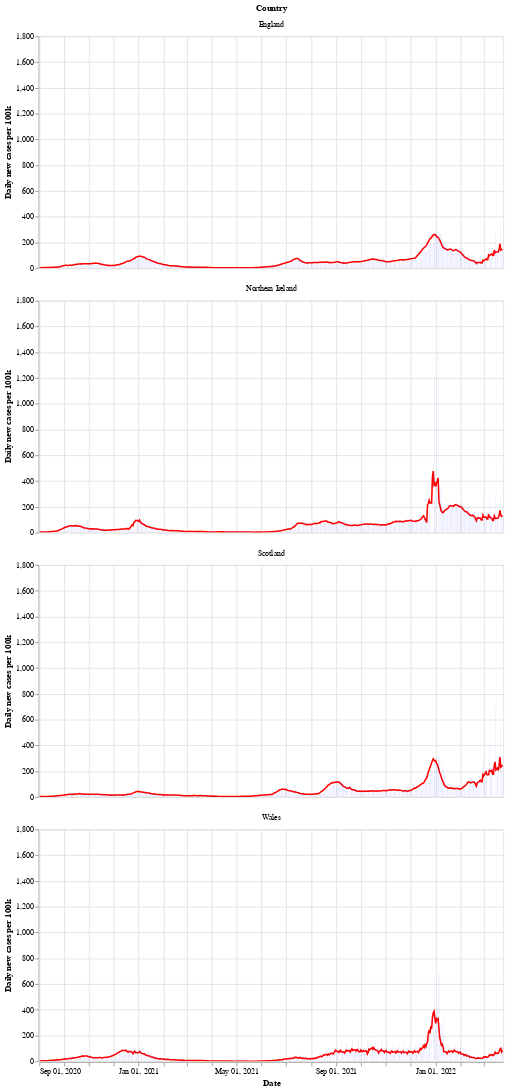

The cell this chart's notebook holds for it:
### Markdown cell above
Next is a bar chart of the number of new cases in each country (per 100k population), with the 7 day moving average of cases. Again we see that Wales saw a longer period of raising and falling cases compared to the other countries.

After a period of cases falling, each nation is now seeing a rise in the number of cases - especially in Wales.

### Code cell
# collapse
bars = alt.Chart(uk_cases).mark_bar().encode(
    x=alt.X("yearmonthdate(date):T", axis=alt.Axis(title='Date')),
    y=alt.Y("newCasesRate:Q", axis=alt.Axis(title='Daily new cases per 100k')),
    tooltip='newCasesRate',
    color=alt.condition(
        alt.datum.dailyChange > 0,
        alt.value("orange"),  # The positive color
        alt.value("blue")  # The negative color
    )
).properties(title='New cases per 100k population with rolling 7 day average', width=600).interactive()
line = alt.Chart(uk_cases).mark_line(
    color='red',
    size=2,
).transform_window(
    rolling_mean='mean(newCasesRate)',
    frame=[0, 7],
    groupby=['areaName']
).encode(
    x='yearmonthdate(date):T',
    y='rolling_mean:Q'
)
alt.layer(line, bars, data=uk_cases).facet(alt.Row('areaName', title='Country'), columns=1)

### Figure 1 — Vega-Lite specification as saved in the notebook (floating-point values rounded to 4 significant figures; data arrays with more than 128 entries replaced by an {"elided": "..."} marker saying what was removed)
{"config": {"view": {"continuousWidth": 400, "continuousHeight": 300}}, "data": {"name": "data-9971ccad87c1ecdc8ff8995f510bf606"}, "facet": {"type": "nominal", "field": "areaName", "title": "Country"}, "spec": {"layer": [{"mark": {"type": "line", "color": "red", "size": 2}, "encoding": {"x": {"type": "temporal", "field": "date", "timeUnit": "yearmonthdate"}, "y": {"type": "quantitative", "field": "rolling_mean"}}, "transform": [{"window": [{"op": "mean", "field": "newCasesRate", "as": "rolling_mean"}], "frame": [0, 7], "groupby": ["areaName"]}]}, {"mark": "bar", "encoding": {"color": {"condition": {"value": "orange", "test": "(datum.dailyChange > 0)"}, "value": "blue"}, "tooltip": {"type": "quantitative", "field": "newCasesRate"}, "x": {"type": "temporal", "axis": {"title": "Date"}, "field": "date", "timeUnit": "yearmonthdate"}, "y": {"type": "quantitative", "axis": {"title": "Daily new cases per 100k"}, "field": "newCasesRate"}}, "selection": {"selector002": {"type": "interval", "bind": "scales", "encodings": ["x", "y"]}}, "title": "New cases per 100k population with rolling 7 day average", "width": 600}]}, "columns": 1, "$schema": "https://vega.github.io/schema/vega-lite/v4.8.1.json", "datasets": {"data-9971ccad87c1ecdc8ff8995f510bf606": {"elided": "2280 records"}}}
